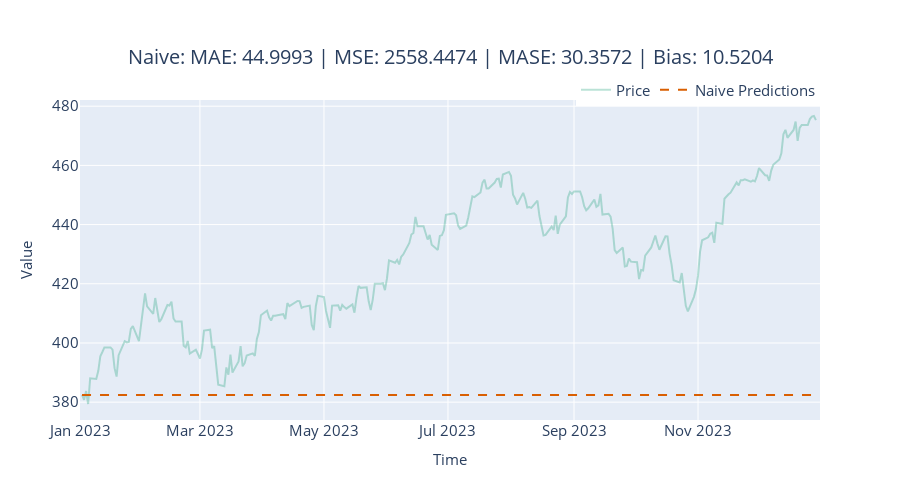

Write notebook code for a chart like this one.
### Code cell
from darts.models import NaiveSeasonal

pred_df = pd.DataFrame(df)

naive_model = NaiveSeasonal(K=1)
y_pred, metrics = eval_model(naive_model, ts_train, ts_test)

y_pred = format_y_pred(y_pred, "naive_predictions")
pred_df = pred_df.join(y_pred)

pred_df = pred_df.dropna()

#pred_df.plot(figsize=(12,5))

fig = plot_forecast(pred_df, forecast_columns=["naive_predictions"], forecast_display_names=['Naive Predictions'])
fig = format_plot(fig, title=f"Naive: MAE: {metrics['MAE']:.4f} | MSE: {metrics['MSE']:.4f} | MASE: {metrics['MASE']:.4f} | Bias: {metrics['Forecast Bias']:.4f}")
fig.update_xaxes(type="date", range=["2023-01-01", "2023-12-31"])
#fig.write_image("imgs/chapter_4/naive.png")
fig.show()

### Figure 1 — Plotly figure (JSON) as saved in the notebook; plotly's stock layout.template omitted (floating-point values rounded to 4 significant figures; data arrays with more than 128 entries replaced by an {"elided": "..."} marker saying what was removed)
{"data": [{"line": {"color": "rgba(27,158,119, 0.3)"}, "mode": "lines", "name": "Price", "type": "scatter", "x": {"elided": "260 str values"}, "y": {"elided": "260 float values"}}, {"line": {"color": "rgba(217,95,2, 1)", "dash": "dash"}, "mode": "lines", "name": "Naive Predictions", "type": "scatter", "x": {"elided": "260 str values"}, "y": {"elided": "260 float values"}}], "layout": {"autosize": false, "height": 500, "legend": {"font": {"size": 15}, "orientation": "h", "title": {}, "x": 1, "xanchor": "right", "y": 0.98, "yanchor": "bottom"}, "title": {"font": {"size": 20}, "text": "Naive: MAE: 44.9993 | MSE: 2558.4474 | MASE: 30.3572 | Bias: 10.5204", "x": 0.5, "xanchor": "center", "yanchor": "top"}, "width": 900, "xaxis": {"range": ["2023-01-01", "2023-12-31"], "tickfont": {"size": 15}, "title": {"font": {"size": 15}, "text": "Time"}, "type": "date"}, "yaxis": {"autorange": true, "range": [374.0, 482.1], "tickfont": {"size": 15}, "title": {"font": {"size": 15}, "text": "Value"}, "type": "linear"}}}
